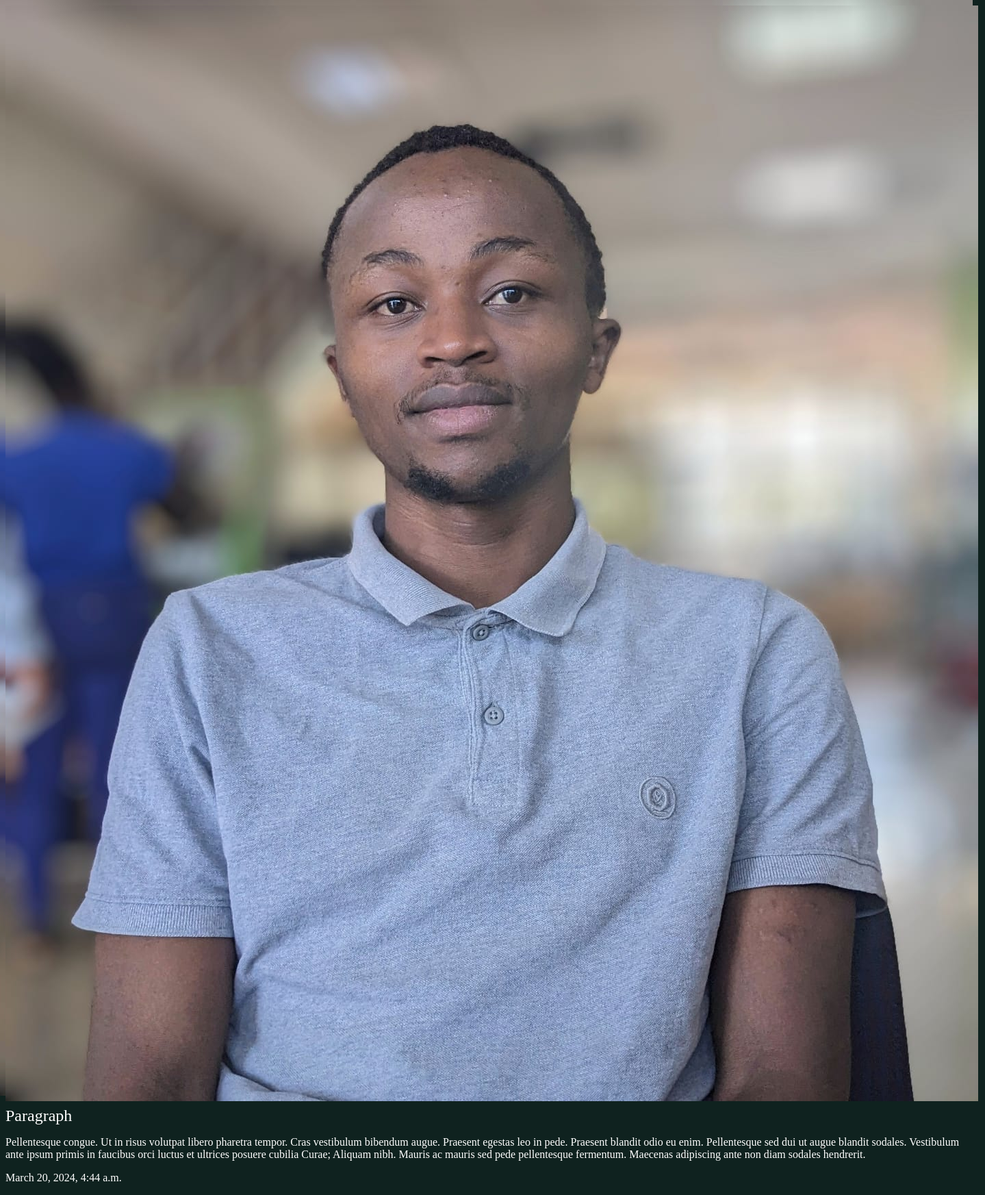
Screenshot of /articles/Stories/ with the database file from the repository.
### articles/models.py (models this page shows, shortened)
class Article(models.Model):
    title = models.CharField(max_length=100)
    slug = models.SlugField()
    body = models.TextField()
    date = models.DateTimeField(auto_now_add=True)

### articles/views.py (the view)
# urls.py: path('<slug:slug>/', views.article_details, name='article_details'),
def article_details(request, slug):
    article = Article.objects.get(slug=slug)
    return render(request,'articles/article_detail.html',{'article':article})

### articles/templates/articles/article_detail.html
{% extends 'base_layout.html' %}
{% block content %}
 <div class="article-detail">
    <div class="article">
        <h2>{{article.title}}</h2>
        <p>{{article.body}}</p>
        <p>{{article.date}}</p>
    </div>
 </div>
{% endblock %}

### assets/styles.css (style rules this page uses)
body { background: #0f221f; background-image: url(mike.jpeg); background-repeat: no-repeat; color: #fff; }
h1,h2,h3,h4,h5 { font-weight: normal; margin: 0; }

### rows the page displays
Article: title "Paragraph", body "Pellentesque congue. Ut in risus volutpat libero pharetra tempor. Cras vestibulum bibendum augue. Praesent egestas leo in pede. Praesent blandit odio eu enim. Pellentesque sed dui ut augue blandit sodales. Vestibulum ante ipsum primis in faucibus orci luctus et ultrices posuere cubilia Curae; Aliquam nibh. Mauris ac mauris sed pede pellentesque fermentum. Maecenas adipiscing ante non diam sodales hendrerit.", date "March 20, 2024, 4:44 a.m."
